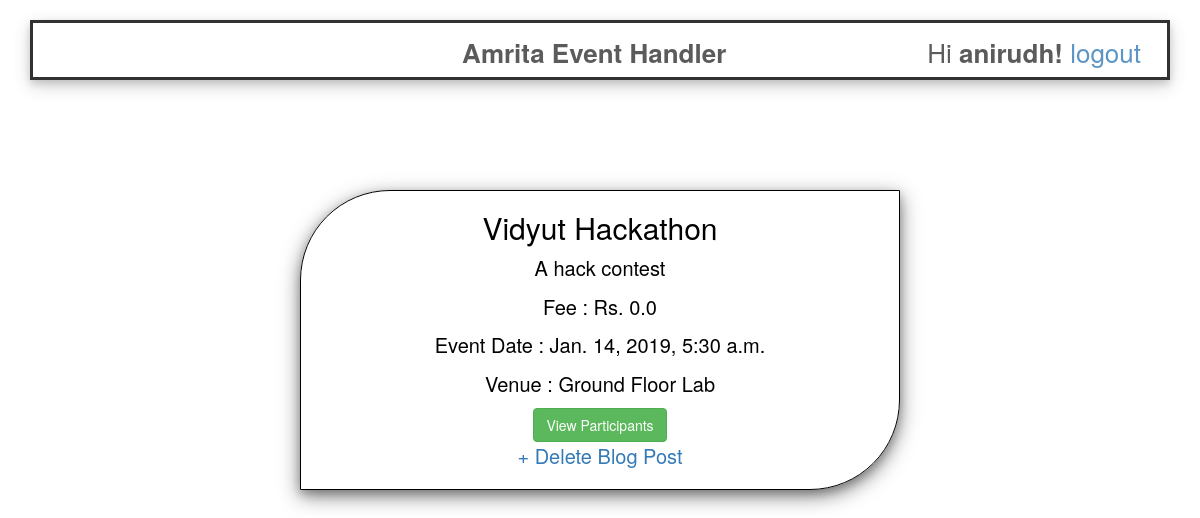
Screenshot of /event/1/ (signed in) with the database file from the repository.
### accounts/models.py (models this page shows)
class CustomUser(AbstractUser):
    email = models.EmailField(unique=True)
    roll = models.CharField(max_length=200, null=True, blank=False)
    contact_no = models.IntegerField(max_length=10, null=True, blank=False, default=1234567890)

### administrator/models.py (models this page shows, shortened)
class EventDetails(models.Model):
    name = models.CharField(max_length=200)
    description = models.TextField()
    venue = models.CharField(max_length=200)
    event_date = models.DateTimeField(default=timezone.now())
    fee = models.FloatField(default=0)
    last_date = models.DateTimeField(default=timezone.now())

### administrator/views.py (the view)
# urls.py: path('event/<int:pk>/', EventDetailView.as_view(), name='event_detail'),
class EventDetailView(LoginRequiredMixin, DetailView):
    login_url = 'login'
    model = EventDetails
    template_name = 'event_detail.html'

### templates/event_detail.html (shortened to what this page needs)
{% extends 'base2.html' %}
{% block content %}
<center>
    <div class="event-entry">
        <h2>{{ object.name }}</h2>
        <p>{{ object.description }}</p>
        <p>Fee : Rs. {{ object.fee }}</p>
        <p>Event Date : {{ object.event_date }}</p>
        <p>Venue : {{ object.venue }}</p>
        {% if user.is_staff %}
        <button type="button" onclick="goToViewParticipants()" class="btn btn-success">View Participants</button>
        <p><a href="{% url 'event_delete' object.pk %}">+ Delete Blog Post</a></p>
        {% else %}
        <button type="button" onclick="goToEventRegister()" class="btn btn-success">Register</button>
        {% endif %}
    </div>
</center>
{% endblock content %}

### templates/base2.html (shortened to what this page needs)
{% load staticfiles %}
<!DOCTYPE html>
<html>
<head>
    <link href="{% static 'css/base2.css' %}" rel="stylesheet">
    <link rel="stylesheet" href="https://cdnjs.cloudflare.com/ajax/libs/font-awesome/4.7.0/css/font-awesome.min.css">
    <link rel="stylesheet" href="https://maxcdn.bootstrapcdn.com/bootstrap/3.3.7/css/bootstrap.min.css">
</head>
<body>
    <main>
        <div>
            {% if user.is_authenticated %}
            <center>
                <div class="banner">
                    <b>Amrita Event Handler</b>
                    <div class="UserLog">
                        Hi <b>{{ user.username }}!</b>
                        <a href="{% url 'logout' %}">logout&emsp;</a>
                    </div>
                </div>
            </center>
            {% endif %}
        </div>
        {% block content %}
        {% endblock %}
    </main>
</body>
</html>

### static/css/base2.css (style rules this page uses)
.banner { border: 3px solid black; padding-top: 10px; text-align: center; width: 95%; margin-top: 20px; height: 60px; font-size: 26px; opacity: .8; box-shadow: 0 4px 8px 0 rgba(0, 0, 0, 0.2), 0 6px 20px 0 rgba(0, 0, 0, 0.19); }
.UserLog { float: right; }
.event-entry { width: 600px; height: 300px; border: 1px solid black; box-shadow: 0 4px 8px 0 rgba(0, 0, 0, 0.2), 0 6px 20px 0 rgba(0, 0, 0, .5); margin-top: 110px; border-radius: 90px 0px 90px 0px; color: black; font-size: 20px; }

### rows the page displays
CustomUser: username "anirudh"
EventDetails: name "Vidyut Hackathon", description "A hack contest", fee "0.0", event_date "Jan. 14, 2019, 5:30 a.m.", venue "Ground Floor Lab"
